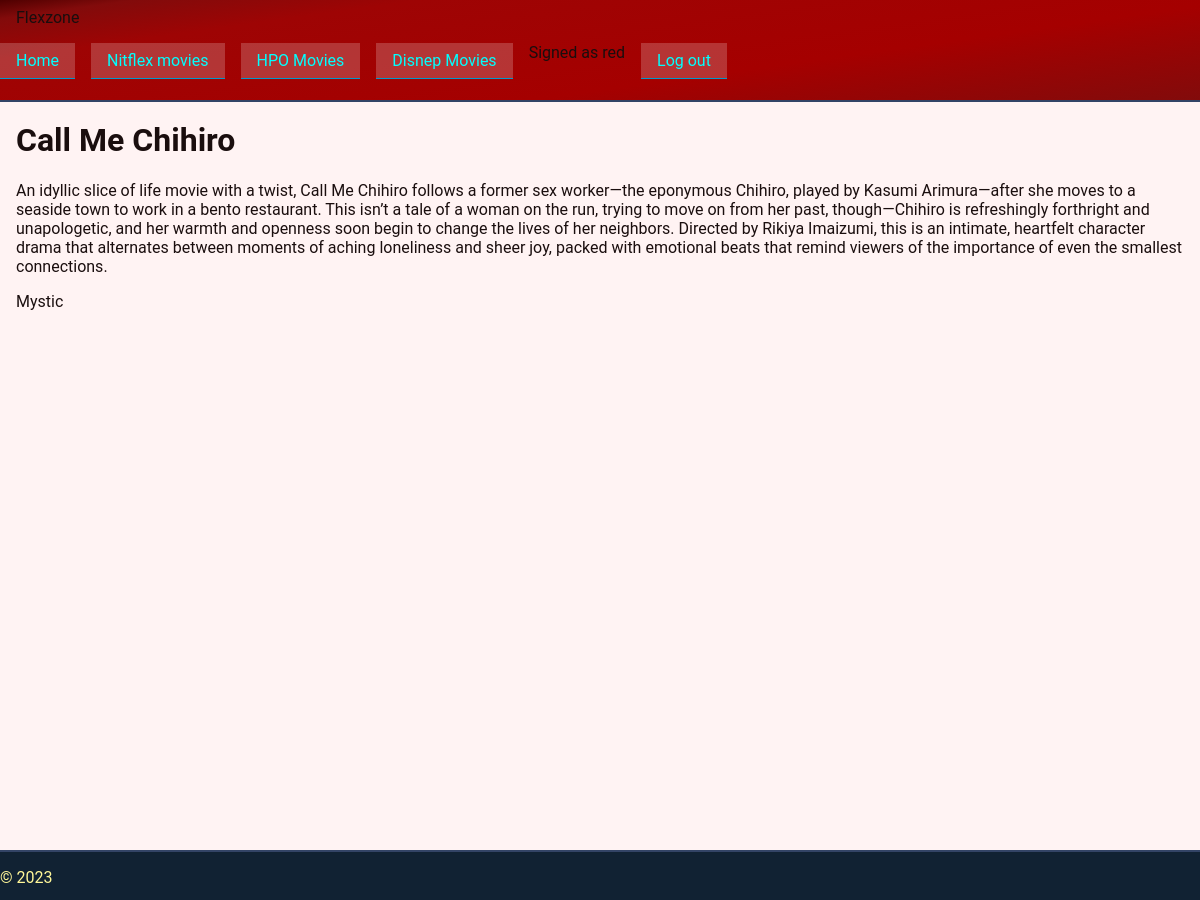
Screenshot of /movie/15/ (signed in) with the database file from the repository.
### flexzone/models.py (models this page shows, shortened)
class Movie(models.Model):
    image = models.ImageField(_('thumbnail'), upload_to='flexzone/thumbnails/', null=True, blank=True)
    title = models.CharField(_('movie name'), max_length=100, db_index=True)
    description = models.TextField(_('description'))
    trailer = models.URLField(null=True, blank=True)
    video = EmbedVideoField(_('video url'), null=True)
    SUB_GROUP = (
        ('-', _('---------')),
        ('n', _('Nitflex')),
        ('h', _('HPO')),
        ('d', _('Disnep')),
    )
    group = models.CharField(_('group'), max_length=1, choices=SUB_GROUP, default='-')
    genres = models.ManyToManyField(
        Genre,
        verbose_name=_('Genres'),
    )
    producers = models.ManyToManyField(
        Producer,
        verbose_name=(_('producer'))
    )
    release_date = models.DateField(_("publish date"), auto_now=False, auto_now_add=False)
    actors = models.ManyToManyField(
        Actor,
        verbose_name=(_('actors')),
)
    class Meta:
        ordering = ['title', 'description', 'genres__genre_name', 'producers__producer_f_name', 'producers__producer_l_name', 'release_date', 'actors__actor_f_name', 'actors__actor_l_name']

class Genre(models.Model):
    genre_name = models.CharField(_('genre'), max_length=50, db_index=True)
    def __str__(self) -> str:
        return f"{self.genre_name}"
    class Meta:
        ordering = ['genre_name']

### flexzone/views.py (the view)
# urls.py: path('movie/<int:movie_id>/', views.movie, name='movie'),
@login_required
def movie(request, movie_id):
    movie = get_object_or_404(models.Movie, id=movie_id)
    profile = get_object_or_404(Profile, user=request.user)
    if not profile.choice_1:
        return render(request, 'flexzone/no_access.html')
    return render(request, 'flexzone/movie.html', {
    'movie': movie,
    'choice': profile,})

### flexzone/templates/flexzone/movie.html (shortened to what this page needs)
{% extends 'base.html' %}
{% load embed_video_tags %}
{% block content %}
<h1>{{ movie.title }}</h1>
<p>{{ movie.description }}</p>
{% for genre in movie.genres.all %}
<p>{{ genre }}</p>
{% endfor %}
{% endblock content %}

### flexzone/templates/base.html (shortened to what this page needs)
<!DOCTYPE html>
<html lang="en">
{% load static i18n %}
<head>
    <link rel="stylesheet" href="{% static 'admin/css/fonts.css' %}">
    <link rel="stylesheet" href="{% static 'flexzone/css/style.css' %}">
</head>
<body>
    <header>
        <span class='logo'>Flexzone</span>
        <div class="container">
        <ul>
            <li><a href="{% url 'index' %}">Home</a></li>
            <li><a href="{% url 'nitflex_movie_list' %}">Nitflex movies</a></li>
            <li><a href="{% url 'hpo_movie_list' %}">HPO Movies</a></li>
            <li><a href="{% url 'disnep_movie_list' %}">Disnep Movies</a></li>
            {% if request.user.is_authenticated %}
            <span>Signed as {{ request.user }}</span>
                <li><a href="{% url 'logout' %}">Log out</a></li>
            {% else %}
                <li><a href="{% url 'login' %}">Log in</a></li>
                <li><a href="{% url 'register' %}">Sign up</a></li>
            {% endif %}
        </ul></div>
        </header>
        <main><div class="container">
            {% block content %}{% endblock content %}</div></main>
        <footer><div class="container"><p>&copy; {% now "Y" %}</p></div></footer>
</body>
</html>

### flexzone/static/flexzone/css/style.css (style rules this page uses)
body { background-color: #fff3f3; color: #1a0e0e; margin: 0; padding: 0; display: grid; grid-template-columns: 100%; grid-template-rows: 100px calc(100vh - 50px) 50px; grid-template-areas: "header" "main" "footer" ; font-family: 'Roboto'; }
a { color: aqua; text-decoration: none; background-color: #fff3; border-bottom: 1px solid #09c; }
header { grid-area: header; height: 100px; background: linear-gradient(352deg, #820B0B 0%, #A50000 35%, #9E0404 78%, #820B0B 93%, #4E0000 100%); border-bottom: 2px solid #346; width: 100%; flex-wrap: nowrap; overflow: hidden; }
main { grid-area: main; overflow: auto; width: 100%; }
footer { grid-area: footer; width: 100%; background-color: #123; color: #fff799; border-top: 2px solid #346; }
header .container, main .container, footer .container { width: 100%; max-width: 1200px; margin: 0 auto; box-sizing: border-box; }
main .container, footer.container { padding: 0 16px; }
header ul { display: flex; flex-direction: row; justify-content: flex-start; padding-inline-start: 0; margin: 8px 0; gap: 16px; overflow-x: auto; }
header ul li { display: inline-block; }
header ul li a { padding: 8px 16px; display: block; }
.logo { padding: 8px 16px; display: block; }

### rows the page displays
Movie: title "Call Me Chihiro", description "An idyllic slice of life movie with a twist, Call Me Chihiro follows a former sex worker—the eponymous Chihiro, played by Kasumi Arimura—after she moves to a seaside town to work in a bento restaurant. This isn’t a tale of a woman on the run, trying to move on from her past, though—Chihiro is refreshingly forthright and unapologetic, and her warmth and openness soon begin to change the lives of her neighbors. Directed by Rikiya Imaizumi, this is an intimate, heartfelt character drama that alternates between moments of aching loneliness and sheer joy, packed with emotional beats that remind viewers of the importance of even the smallest connections."
Genre: genre_name "Mystic"

### other values shown
{{ request.user }} "red"
